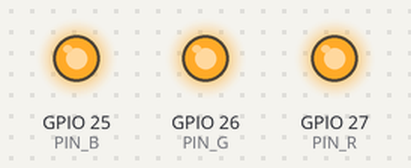
A program run on a simulated ESP32. Parts: output pins drawn as LEDs (lit = HIGH).

Above: at 0.5 s.
At 1.5 s:
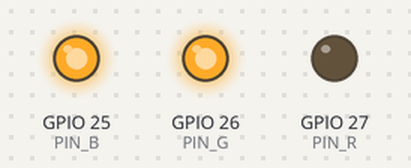
At 2.5 s:
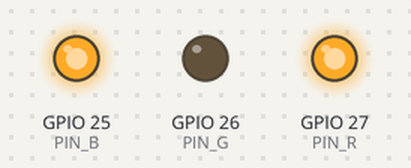
At 5.5 s:
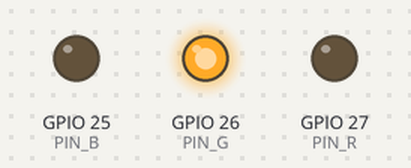
At 8.5 s:
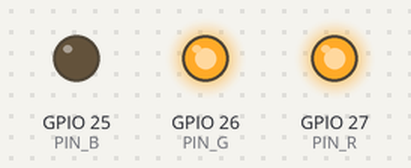
At 11.5 s:
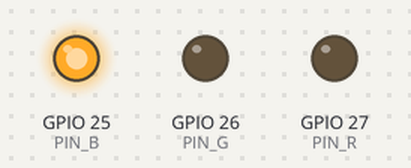
Timing chart, 0 to 13.0 s (numbered marks = the images above):
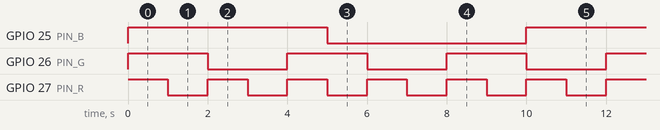

Measured:
- by itself, GPIO 25 (PIN_B): alternates HIGH for 5.0 s and LOW for 5.0 s
- by itself, GPIO 26 (PIN_G): alternates HIGH for 2.0 s and LOW for 2.0 s
- by itself, GPIO 27 (PIN_R): alternates HIGH for 1.0 s and LOW for 1.0 s

The program:

main.cpp
```cpp
#include <Arduino.h>

#define PIN_R 27
#define PIN_G 26
#define PIN_B 25

struct ParamsLED
{
  int pin;
  int delayMs;
};

void tareaLED(void *parameter)
{
  ParamsLED *params = (ParamsLED *)parameter;
  int pin = params->pin;
  int delayMs = params->delayMs;

  pinMode(pin, OUTPUT);

  while (true)
  {
    digitalWrite(pin, HIGH);
    vTaskDelay(delayMs / portTICK_PERIOD_MS);
    digitalWrite(pin, LOW);
    vTaskDelay(delayMs / portTICK_PERIOD_MS);
  }
}

ParamsLED paramsRojo = {PIN_R, 1000};
ParamsLED paramsVerde = {PIN_G, 2000};
ParamsLED paramsAzul = {PIN_B, 5000};

void setup()
{
  Serial.begin(115200);

  xTaskCreate(tareaLED, "TareaRojo", 2048, &paramsRojo, 1, NULL);
  xTaskCreate(tareaLED, "TareaVerde", 2048, &paramsVerde, 1, NULL);
  xTaskCreate(tareaLED, "TareaAzul", 2048, &paramsAzul, 1, NULL);
}

void loop()
{
}
```
